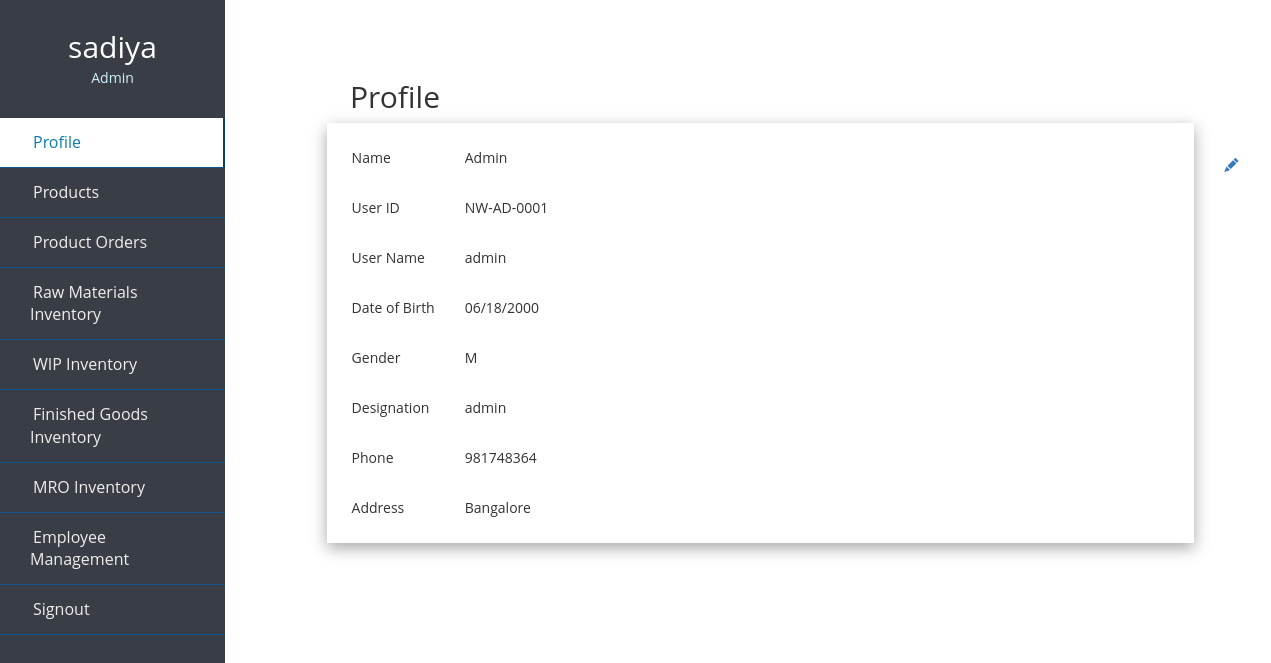
The page /admin_profile.php (signed in) on the database its author committed.
### tables this page shows
CREATE TABLE `profile` (
  `user_id` varchar(10) NOT NULL,
  `name` varchar(50) NOT NULL,
  `username` varchar(10) NOT NULL,
  `dob` varchar(10) NOT NULL,
  `gender` varchar(1) NOT NULL,
  `designation` varchar(10) NOT NULL,
  `phone` int(11) NOT NULL,
  `address` varchar(100) NOT NULL
);

### admin_profile.php (the view, shortened to what this page needs)
<?php
include 'partial/dbconnect.php';
?>
<!doctype html>
<html lang="en">
  <head>
    <link rel="stylesheet" href="https://cdn.jsdelivr.net/npm/bootstrap-icons@1.7.2/font/bootstrap-icons.css">
    <link rel="stylesheet" href="style.css">
    <link rel="stylesheet" href="https://cdn.jsdelivr.net/npm/bootstrap-icons@1.7.2/font/bootstrap-icons.css">
    <link rel="stylesheet" href="https://maxcdn.bootstrapcdn.com/bootstrap/3.4.1/css/bootstrap.min.css">
  </head>
  <body>
  <div class="wrapper">
        <div class="sidebar">
            <div class="profile">
            <h2><?php echo $_SESSION['username']?></h2>
            <p>Admin</p>
            </div>
            <ul>
                <li>
                    <a href="admin_profile.php" class="active">
                        <span class="item">Profile</span>
                    </a>
                </li>
                <li>
                    <a href="admin_products.php">
                        <span class="item">Products</span>
                    </a>
                </li>
                <li>
                    <a href="admin_porders.php">
                        <span class="item">Product Orders</span>
                    </a>
                </li>
                <li>
                    <a href="admin_rawmaterials.php">
                        <span class="item">Raw Materials Inventory</span>
                    </a>
                </li>
                <li>
                    <a href="admin_wip.php">
                        <span class="item">WIP Inventory</span>
                    </a>
                </li>
                <li>
                    <a href="admin_finishedg.php">
                        <span class="item">Finished Goods Inventory</span>
                    </a>
                </li>
                <li>
                    <a href="admin_mro.php">
                        <span class="item">MRO Inventory</span>
                    </a>
                </li>
                <li>
                    <a href="admin_empmanage.php">
                        <span class="item">Employee Management</span>
                    </a>
                </li>
                <li>
                        <a href="/project/logout.php"><span class="item">Signout</span></a>
                </li>
  </ul>
       </div>
</div>
<div class="content">
<h2><u>Profile</u></h2>
<div class="box">
<table class="user-info">
    <tbody>
    <?php
  $sql = "SELECT * FROM `profile`";
  $result = mysqli_query($conn, $sql);
  ?>
    <?php
    if ($result) {
        while($row = mysqli_fetch_assoc($result)) {
          $user_id=$row['user_id'];
             echo '<tr class="pencil">
             <td><button type="button" class="btn btn-link">
                <a href="edit_admin_info.php?editid='.$user_id.'">  <span class="bi bi-pencil-fill"></span></a></button></td>
             </tr>
             <tr>
                <td>Name</td>
                <td>'.$row["name"].'</td>
                </tr>
                <tr>
                <td>User ID</td>
                 <td>'.$row["user_id"].'</td>
                 </tr>
                 <tr>
                 <td>User Name</td>
                 <td>'.$row["username"].'</td>
                 </tr>
                 <tr>
                 <td>Date of Birth</td>
                 <td>'.$row["dob"].'</td>
                 </tr>
                 <tr>
                 <td>Gender</td>
                  <td>'.$row["gender"].'</td>
                  </tr>
                  <tr>
                  <td>Designation</td>
                  <td>'.$row["designation"].'</td>
                  </tr>
                  <tr>
                  <td>Phone</td>
                  <td>'.$row["phone"].'</td>
                  </tr>
                  <tr>
                  <td>Address</td>
                  <td>'.$row["address"].'</td>
                  </tr>';
  }
}
?>
</tbody>
</table>
        </div>
</div>
</body>
</html>

### style.css (style rules this page uses)
h2 { color: #8EC3B0; }
.item { padding: 3px; text-align: center; }
.wrapper .sidebar { background:#393E46; position: fixed; top: 0; left: 0; width: 225px; height: 100%; padding: 20px 0; transition: all 0.5s ease; }
.wrapper .sidebar .profile { margin-bottom: 30px; text-align: center; }
.wrapper .sidebar .profile h2 { color: #ffffff; margin: 10px 0 5px; }
.wrapper .sidebar .profile p { color: rgb(206, 240, 253); font-size: 14px; }
.wrapper .sidebar ul li a { display: block; padding: 13px 30px; border-bottom: 1px solid #10558d; color: rgb(241, 237, 237); font-size: 16px; position: relative; }
.wrapper .sidebar ul li a:hover, .wrapper .sidebar ul li a.active { color: #0c7db1; background:white; border-right: 2px solid rgb(5, 68, 104); }
.wrapper .sidebar ul li a:hover:before, .wrapper .sidebar ul li a.active:before { display: block; }
.content { border: 1px; background-color: #FEFCF3 ; margin-top: 80px; margin-bottom: 60px; margin-right: 20px; margin-left: 250px; }

### admin_profile.php (style rules this page uses)
.content { border: 1px; margin-top: 60px; margin-bottom: 50px; margin-right: 0px; margin-left: 250px; word-wrap: break-word; background-color:white; }
* { list-style: none; text-decoration: none; margin: 0; padding: 0; box-sizing: border-box; font-family: 'Open Sans', sans-serif; }
.content .box { padding: 10px; width: 85%; box-shadow: rgba(0, 0, 0, 0.35) 0px 5px 15px; display: block; margin-left: auto; margin-right: auto; }
h2 { margin-left:100px; }
.content .box .user-info td, .user-info th { padding: 15px; }
.pencil { margin-left: 860px; margin-bottom: 7px; position: absolute; }

### rows shown on the page
profile: name "Admin", user_id "NW-AD-0001", username "admin", dob "06/18/2000", gender "M", designation "admin", phone "981748364", address "Bangalore"

### other values the page prints
$_SESSION['username'] "sadiya"
